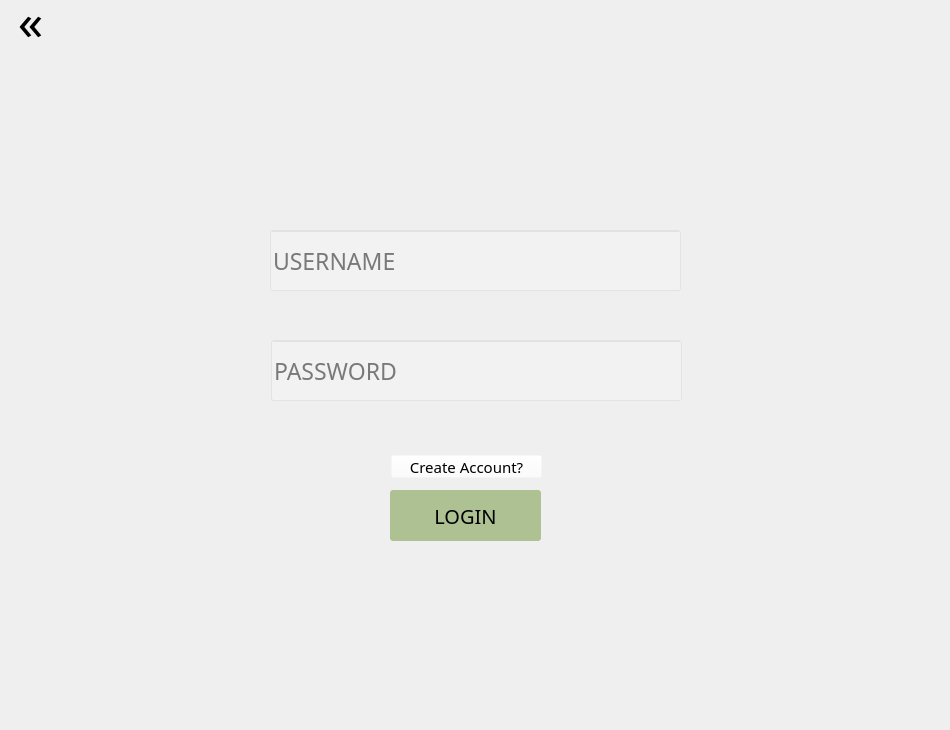
<?xml version="1.0" encoding="UTF-8"?>
<ui version="4.0">
 <class>Dialog</class>
 <widget class="QDialog" name="Dialog">
  <property name="geometry">
   <rect>
    <x>0</x>
    <y>0</y>
    <width>950</width>
    <height>730</height>
   </rect>
  </property>
  <property name="windowTitle">
   <string>Dialog</string>
  </property>
  <property name="styleSheet">
   <string notr="true">QDialog{
background: url(C:/Users/ARYA/Desktop/CoSc/College/S4/DBMS/DBMS Project/Images/login.png) center no-repeat;
}</string>
  </property>
  <widget class="QLineEdit" name="usernamefield">
   <property name="geometry">
    <rect>
     <x>270</x>
     <y>230</y>
     <width>411</width>
     <height>61</height>
    </rect>
   </property>
   <property name="styleSheet">
    <string notr="true">QLineEdit{
background: rgba(255, 255, 255, 0.2);
font-family: Lexend Deca;
font-size: 23px;
}

QLineEdit:focus{
background: rgba(255, 255, 255, 0.5);
}</string>
   </property>
   <property name="text">
    <string/>
   </property>
   <property name="placeholderText">
    <string>USERNAME</string>
   </property>
  </widget>
  <widget class="QLineEdit" name="passwordfield">
   <property name="geometry">
    <rect>
     <x>271</x>
     <y>340</y>
     <width>411</width>
     <height>61</height>
    </rect>
   </property>
   <property name="styleSheet">
    <string notr="true">QLineEdit{
background: rgba(255, 255, 255, 0.2);
font-family: Lexend Deca;
font-size: 23px;
}

QLineEdit:focus{
background: rgba(255, 255, 255, 0.5);
}</string>
   </property>
   <property name="text">
    <string/>
   </property>
   <property name="echoMode">
    <enum>QLineEdit::Password</enum>
   </property>
   <property name="placeholderText">
    <string>PASSWORD</string>
   </property>
  </widget>
  <widget class="QPushButton" name="log">
   <property name="geometry">
    <rect>
     <x>390</x>
     <y>490</y>
     <width>151</width>
     <height>51</height>
    </rect>
   </property>
   <property name="styleSheet">
    <string notr="true">QPushButton#log{
font-family: Lexend Deca;
font-size: 20px;
background-color: rgba(107, 147, 54, 0.5);
border: none;
border-radius: 3px;
}

QPushButton#log:hover{
background-color: rgb(107, 147, 54);
}

QPushButton#log:pressed{
color: white;
}</string>
   </property>
   <property name="text">
    <string>LOGIN</string>
   </property>
  </widget>
  <widget class="QLabel" name="incorrect">
   <property name="geometry">
    <rect>
     <x>388</x>
     <y>417</y>
     <width>161</width>
     <height>16</height>
    </rect>
   </property>
   <property name="styleSheet">
    <string notr="true">QLabel#incorrect{
text-align: center;
color: red;
font-family: Lexend Deca;
font-size: 15px;
}</string>
   </property>
   <property name="text">
    <string/>
   </property>
  </widget>
  <widget class="QPushButton" name="back">
   <property name="geometry">
    <rect>
     <x>0</x>
     <y>-10</y>
     <width>61</width>
     <height>61</height>
    </rect>
   </property>
   <property name="styleSheet">
    <string notr="true">QPushButton{
font-family: Lexend Deca;
font-size: 50px;
background-color: rgba(107, 147, 54, 0);
border: none;
}

QPushButton:hover{
color: green;
}

QPushButton:pressed{
font-size: 49px;
}</string>
   </property>
   <property name="text">
    <string>«</string>
   </property>
  </widget>
  <widget class="QLabel" name="correct">
   <property name="geometry">
    <rect>
     <x>388</x>
     <y>410</y>
     <width>161</width>
     <height>31</height>
    </rect>
   </property>
   <property name="styleSheet">
    <string notr="true">QLabel#correct{
text-align: center;
color: green;
font-family: Lexend Deca;
font-size: 15px;
}</string>
   </property>
   <property name="text">
    <string/>
   </property>
  </widget>
  <widget class="QPushButton" name="acc">
   <property name="geometry">
    <rect>
     <x>391</x>
     <y>455</y>
     <width>151</width>
     <height>23</height>
    </rect>
   </property>
   <property name="styleSheet">
    <string notr="true">QPushButton{
text-align: center;
font-family: Lexend Deca;
font-size: 15px;
background: rgba(255, 255, 255, 0);
}

QPushButton:hover{
text-decoration: underline;
}

QPushButton:pressed{
color: green;
}</string>
   </property>
   <property name="text">
    <string>Create Account?</string>
   </property>
  </widget>
 </widget>
 <resources/>
 <connections/>
</ui>
